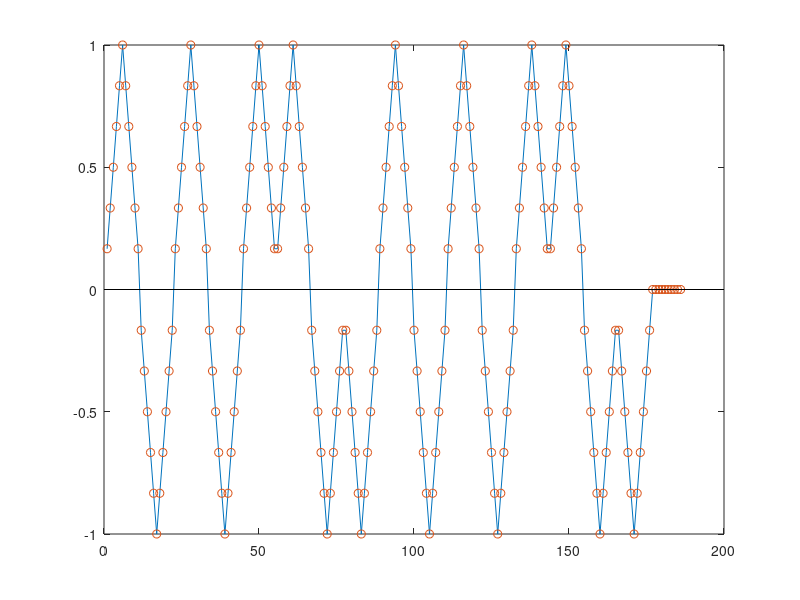

Reproduce this figure in MATLAB. (Note: this script raises an error after producing the figure.)
clear all;
close all;
clc 
%%
mp = 11; % muestras por pulso 
pbase = triang(mp); % ejemplo con pulso base triangular de mp muestras
b = [1 0 1 0 1 1 0 0 1 0 1 0 1 1 0 0]; 
s = zeros(1,numel(b)*mp);
s(1:mp:end) = b *2-1;
stem(s)
%%
x = conv(s,pbase);  % Verifica las dimensiones de s,p y x. ¿Qué relación hay entre éstas? 
plot(x) 
hold on 
stem(x,'LineStyle','none') 

%%
%Ejercicio1
load 'lena512.mat' 
imshow(uint8(lena512)) 
lenarec=lena512(252:284,318:350); 
imshow(uint8(lenarec)) 
%%
b=de2bi(lenarec,8); 
b=b'; 
bits=b(:);   % Vector de bits concatenado 


















